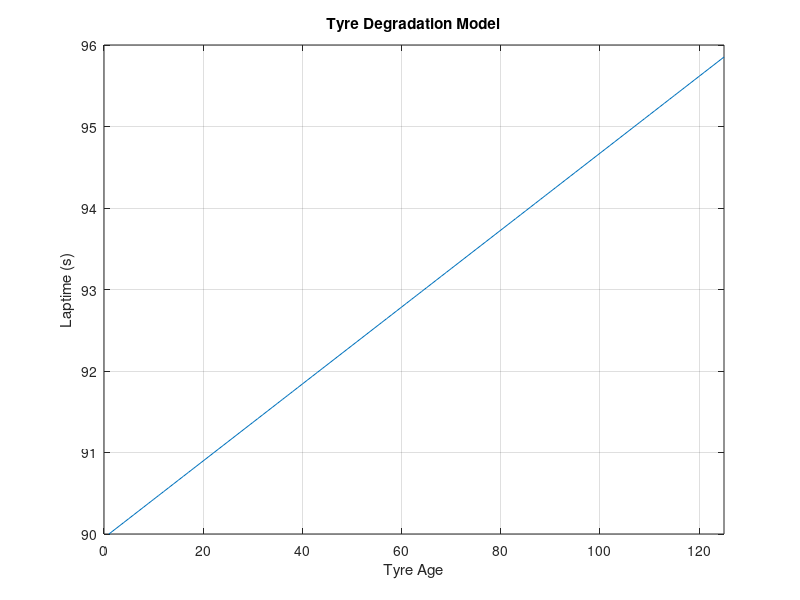
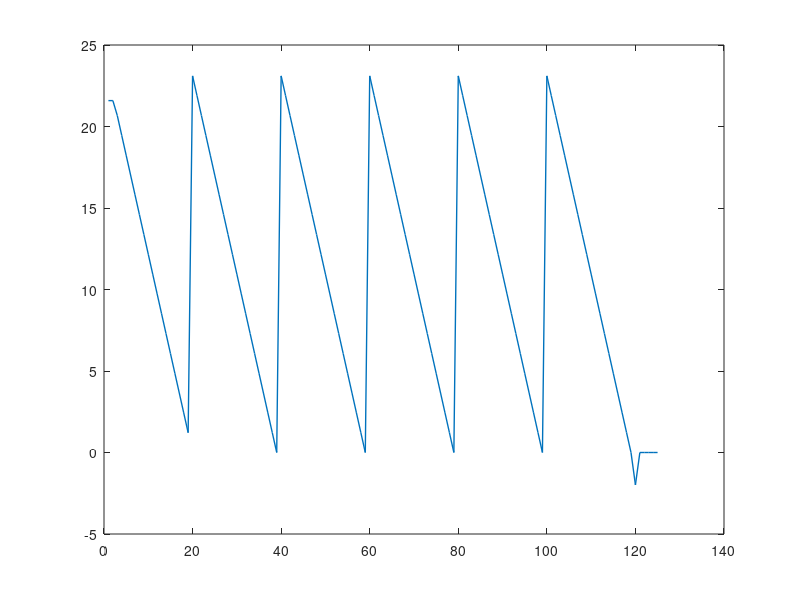

Source code (MATLAB) for these figures, in order: (Note: this script raises an error after producing the figures.)
%% Race Strategy Modelling for Mini-Endurance Races (2-3 Hours)

totalLapNumber = 125; % laps estimated for Cadwell Endurance round (3hours)
lapNumber = 1:totalLapNumber;

%% Fuel and Race Duration Parameters

fuelTankVolume = 33; % L fuel tank size
fuelDensity = 0.787; % kg/l
fuelTankMass_kg = fuelTankVolume .* fuelDensity;  % kg

raceDuration = 3; % hours
raceDuration_sec = raceDuration*60*60; % seconds

%% Energy Use and PWT Parameters

EnergyUsePerLap = 3.96;  % kWh

BatteryCapacity = 8.9;    % kWh
ICECapacity = 110.55;     % kWh
GeneratorEfficiency = 0.85*0.9; % Percentage of ICE output to battery

ICE_UsableEnergy = ICECapacity * GeneratorEfficiency; % ICE energy amount able to become battery charge.

Battery_InitialCharge = BatteryCapacity;

%% Fuel-Burn Parameters

initialLaptime = 90;   % seconds [With the initial fuel mass]

timePerKg = 0.01;   % seconds of laptime gain per kg fuel used
fuelBurnRate = 7.8962e-3;  % kg/s fuel burn rate while the ICE is running

ICE_runtime = fuelTankMass_kg/fuelBurnRate; % Maximum runtime on a full tank of fuel

%% Tyre Wear Forecast

trackLength = 2.175; % Miles
tyreWearPerMile = 0.0217; % s/mile
tyreWearFactor = tyreWearPerMile .* trackLength;  %seconds/lap

tyreAge = 1:totalLapNumber; %laps

%% Tyre Limit

tyreAgeLimit_miles = 85; % miles
tyreAgeLimit_laps = tyreAgeLimit_miles / trackLength;

%% Define Stint Lengths and Initial ICE SOC/Fuel Requirements

% Minimum Number of Stops: 2 (3 sets of tyres available)
% Stint lengths of the half tyre life - 20 laps. (5-Stop Strategy)

Stint_Length = 20; %laps
Energy_Per_Stint = Stint_Length .* EnergyUsePerLap;

% ICE Initial Fuel Required for First Stint
ICE_InitialSOC = (Energy_Per_Stint - Battery_InitialCharge); % kWh
fuelMass_Initial = (ICE_InitialSOC/ICE_UsableEnergy) * fuelTankMass_kg; % Fuel mass for stint 1.

refuelAmount_kg = (Energy_Per_Stint/ICE_UsableEnergy) * fuelTankMass_kg; % Amount for each refuel.

%% Tyre Degradation Model

tyreDegModelLaptime = initialLaptime + (tyreWearFactor .* (tyreAge-1));

%% Pitstop Duration

refuelRate = 3; %L/s
refuelRate_kg = refuelRate * fuelDensity;
refuelTime = refuelAmount_kg/refuelRate_kg;
fullTankFillTime = fuelTankVolume/refuelRate; %time for full refuel while stationary from empty

tyreChangeTime = 40; %s time cost while stationary changing tyres

pitLaneTime = 15; %s time cost in driving through pits

%% Plot Laptime Progression due to Tyre Wear Only

% Visualising the laptime dropoff under the assumption of no fuel burn,
% pitstops, refuelling or tyre changes.

plot(lapNumber,tyreDegModelLaptime)
xlabel("Tyre Age")
ylabel("Laptime (s)")
xlim([0 totalLapNumber])
title("Tyre Degradation Model")
grid on

%% Determine Race Laptimes from Tyre Deg, Pitstops and Fuel Correction.

lapTime = zeros(1,totalLapNumber);
raceTimeRemaining = zeros(1,totalLapNumber);

fuelRemaining_kg = zeros(1,totalLapNumber);
batterySOC_kWh = zeros(1,totalLapNumber);
ICE_SOC_kWh = zeros(1,totalLapNumber);
numberOfPitstops = 0;
numberOFTyreChanges = 0;
finalRefuel = 0;
stint_number = 1;

for i = 1:totalLapNumber
    if i == 1
        batterySOC_kWh(i) = Battery_InitialCharge - EnergyUsePerLap;
        ICE_SOC_kWh(i) = ICE_InitialSOC;
    elseif i~=1 && batterySOC_kWh(i-1) >= EnergyUsePerLap
        batterySOC_kWh(i) = batterySOC_kWh(i-1) - EnergyUsePerLap;
        ICE_SOC_kWh(i) = ICE_InitialSOC;
    elseif i~=1 && batterySOC_kWh(i-1) < EnergyUsePerLap % && ICE_SOC_kWh(i-1) > EnergyUsePerLap
        if ICE_SOC_kWh(i-1) >= EnergyUsePerLap
            batterySOC_kWh(i) = 0;
            ICE_SOC_kWh(i) = ICE_SOC_kWh(i-1) - (EnergyUsePerLap - batterySOC_kWh(i-1));
        end
    end
    fuelRemaining_kg(i) = (ICE_SOC_kWh(i)/ICE_UsableEnergy) .* fuelTankMass_kg;
    lapTime(i) = lapTime(i) + initialLaptime + (tyreWearFactor .* (tyreAge(i)-1)) - ((fuelMass_Initial - fuelRemaining_kg(1)) .* timePerKg);
    raceTimeRemaining = raceDuration_sec - cumsum(lapTime);
    if i == Stint_Length-1
        numberOfPitstops = numberOfPitstops + 1;
        stint_number = stint_number + 1;
        ICE_SOC_kWh(i+1) = Energy_Per_Stint - EnergyUsePerLap;
        lapTime(i+1) = pitLaneTime + (refuelAmount_kg/refuelRate_kg);
    elseif i == (2*Stint_Length)-1
        numberOfPitstops = numberOfPitstops + 1;
        stint_number = stint_number + 1;
        numberOFTyreChanges = numberOFTyreChanges + 1;
        tyreChangeLap = i;
        tyreAge(tyreChangeLap:totalLapNumber) = lapNumber(1:(totalLapNumber-tyreChangeLap+1)); % Update tyreAge vector to reflect fresh tyres from this point
        ICE_SOC_kWh(i+1) = Energy_Per_Stint - EnergyUsePerLap;
        lapTime(i+1) = pitLaneTime + tyreChangeTime - (refuelAmount_kg/refuelRate_kg);
    elseif i == (3*Stint_Length)-1
        numberOfPitstops = numberOfPitstops + 1;
        stint_number = stint_number + 1;
        ICE_SOC_kWh(i+1) = Energy_Per_Stint - EnergyUsePerLap;
        lapTime(i+1) = pitLaneTime + (refuelAmount_kg/refuelRate_kg);
    elseif i == (4*Stint_Length)-1
        numberOfPitstops = numberOfPitstops + 1;
        stint_number = stint_number + 1;
        numberOFTyreChanges = numberOFTyreChanges + 1;
        tyreChangeLap = i;
        tyreAge(tyreChangeLap:totalLapNumber) = lapNumber(1:(totalLapNumber-tyreChangeLap+1)); % Update tyreAge vector to reflect fresh tyres from this point
        ICE_SOC_kWh(i+1) = Energy_Per_Stint - EnergyUsePerLap;
        lapTime(i+1) = pitLaneTime + tyreChangeTime - (refuelAmount_kg/refuelRate_kg);
    elseif i == (5*Stint_Length)-1
        numberOfPitstops = numberOfPitstops + 1;
        stint_number = stint_number + 1;
        if raceTimeRemaining(i) < ICE_runtime*(refuelAmount_kg/fuelTankMass_kg)
            ICE_SOC_kWh(i+1) = Energy_Per_Stint - EnergyUsePerLap;
            lapTime(i+1) = pitLaneTime + (refuelAmount_kg/refuelRate_kg);
        else
            ICE_SOC_kWh(i+1) = ICE_UsableEnergy - EnergyUsePerLap;
            lapTime(i+1) = pitLaneTime + (fuelTankMass_kg/refuelRate_kg);           
        end
    elseif ICE_SOC_kWh(i) < EnergyUsePerLap && finalRefuel ~= 1
        numberOfPitstops = numberOfPitstops + 1;
        finalRefuel = 1;
        stint_number = stint_number + 1;
        ICE_SOC_kWh(i+1) = (((raceTimeRemaining(i)+90)*fuelBurnRate)/fuelTankMass_kg)*ICE_UsableEnergy - EnergyUsePerLap;
        lapTime(i+1) = pitLaneTime + (refuelAmount_kg/refuelRate_kg); 
    end
end

% for i = 1:totalLapNumber
%     if i == 1
%         fuelRemaining_l(i) = fuelTankVolume - fuelBurnPerLap_l;
%     elseif i~=1 && fuelRemaining_l(i-1) >= fuelBurnPerLap_l
%         fuelRemaining_l(i) = fuelRemaining_l(i-1) - fuelBurnPerLap_l;
%     end
%     lapTime(i) = lapTime(i) + initialLaptime + (tyreWearFactor .* (tyreAge(i)-1)) - ((fuelTankVolume - fuelRemaining_l(i)) .* fuelDensity .* timePerKg);
%     raceTimeRemaining = raceDuration_sec - cumsum(lapTime);
%     if fuelRemaining_l(i) < fuelBurnPerLap_l
%         if (raceTimeRemaining(i) >= threeQuarterTankBurnTime_sec) && (i ~= totalLapNumber)
%             numberOfPitstops = numberOfPitstops + 1;
%             fuelRemaining_l(i+1) = fuelTankVolume - fuelBurnPerLap_l;
%             lapTime(i+1) = pitLaneTime + (fuelTankVolume-fuelRemaining_l(i))/refuelRate;
%             if tyreAgeLimit_laps - tyreAge(i) < (fuelTankVolume/fuelBurnPerLap_l)
%                 % Change tyres as they will die before next refuel stop
%                 lapTime(i+1) = lapTime(i+1) + tyreChangeTime - (fuelTankVolume-fuelRemaining_l(i))/refuelRate;
%                 tyreChangeLap = i;
%                 tyreAge(tyreChangeLap:totalLapNumber) = lapNumber(1:(totalLapNumber-tyreChangeLap+1)); % Update tyreAge vector to reflect fresh tyres from this point
%                 numberOFTyreChanges = numberOFTyreChanges + 1;
%             end            
%         elseif (raceTimeRemaining(i) < threeQuarterTankBurnTime_sec) & (finalRefuel ~= 1)
%             % Only fill to required amount to finish the race
%             finalRefuel = 1;
%             numberOfPitstops = numberOfPitstops + 1;
%             finalStintFuelVolume = ((engineConsumption/fuelDensity)/(60*60)) .* raceTimeRemaining(i-2);
%             fuelRemaining_l(i+1) = finalStintFuelVolume - fuelBurnPerLap_l;
%             lapTime(i+1) = pitLaneTime + (finalStintFuelVolume-fuelRemaining_l(i))/refuelRate;
%         end
%     end
% end

%% Sum Laptimes to Find Actual Laps Completed in Race Duration

cumulativeRaceTime = cumsum(lapTime);
lapsComplete = 0;

for i = 1:length(cumulativeRaceTime)
    if lapsComplete == 0
        if cumulativeRaceTime(i) > raceDuration_sec
            lapsComplete = i;
        end
    end
end

%% Plot Fuel Level

figure(2)
plot(lapNumber, fuelRemaining_kg,"LineWidth",1)
hold on
xline(lapsComplete,"LineWidth",1)
xlabel('Lap Number')
ylabel('Fuel Mass (kg)')
xlim([1,totalLapNumber])
ylim([0,26])
title('Full Race Distance Fuel Mass')
grid on
hold off

%% Plot ICE SOC

figure(3)
plot(lapNumber, ICE_SOC_kWh,"LineWidth",1)
hold on
xline(lapsComplete,"LineWidth",1)
xlabel('Lap Number')
ylabel('ICE State of Charge (kWh)')
xlim([1,totalLapNumber])
ylim([0,85])
title('Full Race Distance ICE SOC')
grid on
hold off

%% Plot Laptimes

figure(4)
plot(lapNumber, lapTime,"LineWidth",1)
hold on
xline(lapsComplete,"LineWidth",1)
xlabel('Lap Number')
ylabel('Laptimes (s)')
xlim([1,totalLapNumber])
ylim([85,140])
%xticks(0:5:105)
%yticks(105:2.5:120)
title('Full Race Laptimes - Cadwell Park 3hr Endurance')
grid on
hold off

%% Gapper Plot with Calcs to Reference Average Laptime

% lapTimesCompleted = lapTime(1:lapsComplete);
% isoAvgLapTime = cumulativeRaceTime(lapsComplete)/lapsComplete;
% 
% isoPace = cumsum(ones(1, length(lapTimesCompleted)) .* isoAvgLapTime);
% isoPaceDelta = cumulativeRaceTime(1:lapsComplete) - isoPace;
% 
% figure(4)
% plot(1:lapsComplete,isoPaceDelta,"LineWidth",1)
% title('Endurance Race Laptime Delta to Reference Average Laptime')
% xlabel('Lap Number')
% ylabel('Delta to Average (s)')
% grid on
% xlim([1,lapsComplete])
